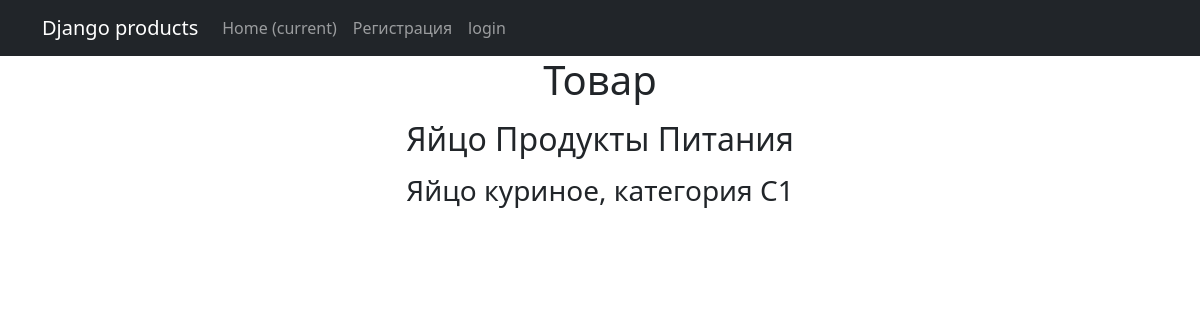
/products/1, run on the app's committed database.
### simpleapp/models.py (models this page shows, shortened)
class Product(models.Model):
    name = models.CharField(max_length=50,
                            unique=True)
    discription = models.TextField()
    quantity = models.IntegerField(validators=[MinValueValidator(0)],)
    category = models.ForeignKey(
        to='Category',
        on_delete=models.CASCADE,
        related_name='products'
    )
    price = models.FloatField(
        validators=[MinValueValidator(0.0)],
    )

class Category(models.Model):
    name = models.CharField(max_length=100,
                            unique=True)
    def __str__(self) -> str:
        return f'{self.name.title()}'

### simpleapp/views.py (the view)
# urls.py: path('<int:pk>', ProductDetailView.as_view(), name='product_detail'),
class ProductDetailView(DetailView):
    model = Product
    template_name = 'product.html'
    context_object_name = 'product'

### simpleapp/templates/product.html (shortened to what this page needs)
{% extends 'simpleapp/default.html' %}
{% block content %}
<h1>Товар</h1>
<p><h2>{{ product.name }} {{ product.category }}</h2></p>
<h3>{{ product.discription }}</h3>
{% endblock content %}

### data on the page
Product: name "Яйцо", category "Продукты Питания", discription "Яйцо куриное, категория С1"
